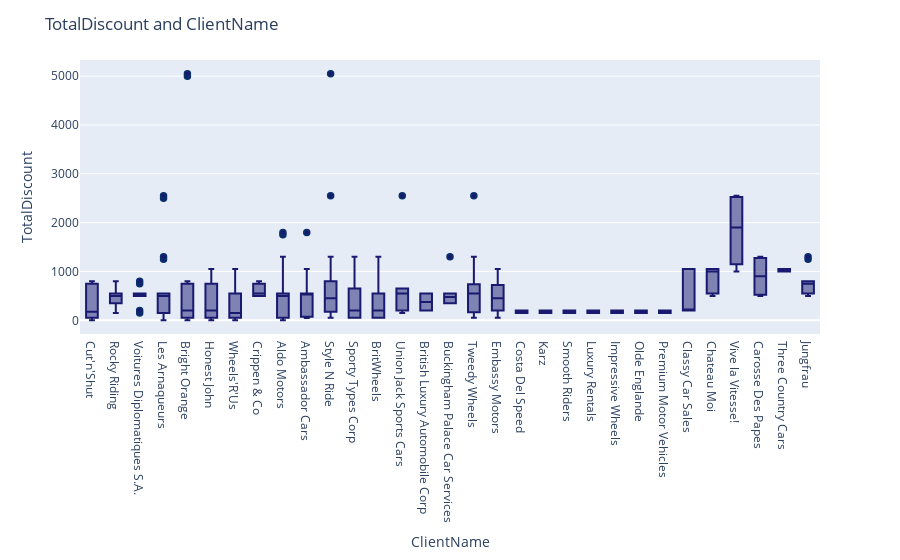

This figure's notebook cell:
### Code cell
fig = px.box(df, x='ClientName', y='TotalDiscount')
fig.update_traces(marker_color="midnightblue",marker_line_color='rgb(8,48,107)',
                  marker_line_width=1.5)
fig.update_layout(title_text='TotalDiscount and ClientName')
fig.show()

### Figure 1 — Plotly figure (JSON) as saved in the notebook; plotly's stock layout.template omitted (floating-point values rounded to 4 significant figures; data arrays with more than 128 entries replaced by an {"elided": "..."} marker saying what was removed)
{"data": [{"alignmentgroup": "True", "hovertemplate": "ClientName=%{x}<br>TotalDiscount=%{y}<extra></extra>", "legendgroup": "", "marker": {"color": "midnightblue", "line": {"color": "rgb(8,48,107)", "width": 1.5}}, "name": "", "notched": false, "offsetgroup": "", "orientation": "v", "showlegend": false, "type": "box", "x": {"elided": "457 str values"}, "x0": " ", "xaxis": "x", "y": {"elided": "457 float values"}, "y0": " ", "yaxis": "y"}], "layout": {"boxmode": "group", "legend": {"tracegroupgap": 0}, "margin": {"t": 60}, "title": {"text": "TotalDiscount and ClientName"}, "xaxis": {"anchor": "y", "domain": [0, 1], "title": {"text": "ClientName"}}, "yaxis": {"anchor": "x", "domain": [0, 1], "title": {"text": "TotalDiscount"}}}}
